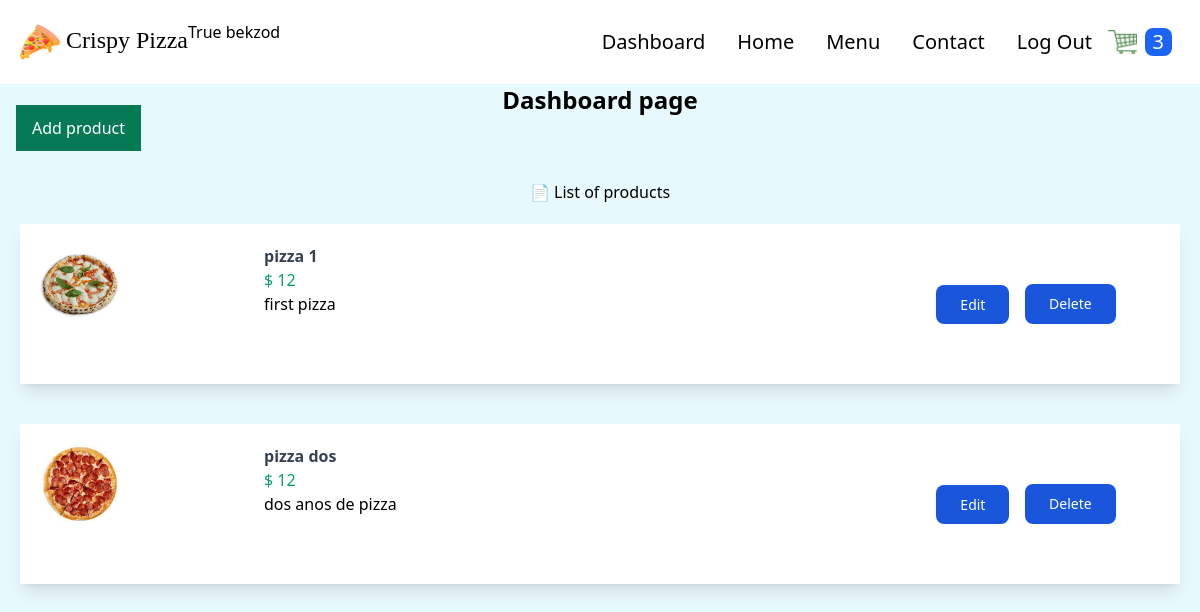
Before: /dashboard/ (signed in) with the older database file.
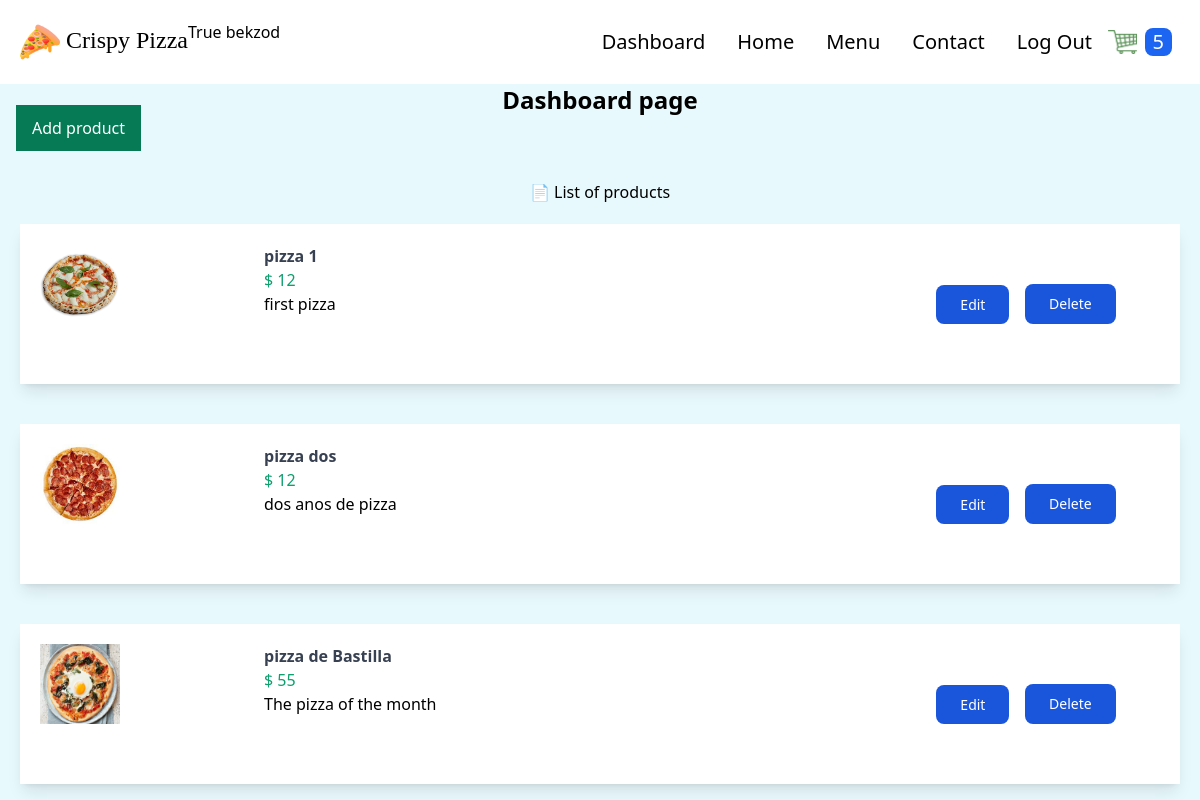
After: the same page with the newer database file.
### store/models.py (models this page shows, shortened)
class Product(models.Model):
    PRODUCT_TYPES = (
        ("Pizza", "pizza"),
        ("Nonpizza", "nonpizza")
    )
    id = models.UUIDField(primary_key=True, default=uuid.uuid4, editable=False)
    name = models.CharField(max_length=100)
    price = models.IntegerField()
    desc = models.TextField(max_length=500)
    image = models.ImageField(blank=True, upload_to='images')
    created_at = models.DateField(auto_now_add=True)
    updated_at = models.DateField(auto_now=True)
    product_type = models.CharField(max_length=10, choices=PRODUCT_TYPES)

### store/views.py (the view)
# urls.py: path('dashboard/', views.dashboard, name='dashboard'),
@user_passes_test(lambda user: user.is_superuser, login_url="store:products")
def dashboard(request):
    products = Product.objects.all()
    context = {'products': products}
    return render(request, 'store/dashboard.html', context)

### order/models.py (called while the page is built)
    @property
    def get_cart_items(self):
        order_items = self.orderitem_set.all()
        total = sum([item.quantity for item in order_items])
        return total

### store/context_processors.py (called while the page is built)
def get_cart_quantity(request):
    try:
        customer_order = Order.objects.filter(
            customer=request.user, complete=False)[0]
        number_of_items = customer_order.get_cart_items
    except:
        number_of_items = 0
    finally:
        return {
            'cart_quantity': number_of_items
        }

### store/templates/store/dashboard.html (shortened to what this page needs)
{% extends 'store/base.html' %} {% block content %}
<h1 class="text-2xl font-bold text-center">Dashboard page</h1>
<div class="flex flex-col">
  <div>
    <a
      class="ml-4 px-4 bg-green-600 text-white p-3"
      href="{% url 'store:add_product' %}"
      >Add product</a
    >
  </div>
  <div class="mt-10">
    <p class="text-center">📄 List of products</p>
  </div>
  {% for product in products %}
  <div class="itemcontainer bg-white flex shadow-lg m-5 p-5">
    <span class="w-1/5">
      <img class="w-20 h-20" src="{{product.image.url}}" alt="" />
    </span>
    <span class="w-2/5">
      <div class="font-bold text-gray-700">{{product.name}}</div>
      <div class="text-green-500">$ {{product.price}}</div>
      <div>{{product.desc}}</div>
    </span>
    <div class="flex ml-auto items-center">
      <span class="w-1/5 my-10 mx-5">
        <a
          class="text-white bg-blue-700 hover:bg-blue-800 focus:ring-4 focus:outline-none focus:ring-blue-300 font-medium rounded-lg text-sm px-6 py-2.5 text-center dark:bg-blue-600 dark:hover:bg-blue-700 dark:focus:ring-blue-800"
          href="{% url 'store:update_product' product.id %}"
          >Edit
        </a>
      </span>
      <span class="w-1/5 my-10 mx-5">
        <form
          action="{% url 'store:delete_product' product.pk %}"
          method="post"
          style="display: inline"
        >
          <button
            class="text-white bg-blue-700 hover:bg-blue-800 focus:ring-4 focus:outline-none focus:ring-blue-300 font-medium rounded-lg text-sm px-6 py-2.5 text-center dark:bg-blue-600 dark:hover:bg-blue-700 dark:focus:ring-blue-800"
            type="submit"
            onclick="return confirm('Are you sure you want to delete {{product.name}}?');"
          >
            Delete
          </button>
        </form>
      </span>
    </div>
  </div>
  {% endfor %}
</div>
{% endblock %}

### store/templates/store/base.html (shortened to what this page needs)
{% load static %}
<!DOCTYPE html>
<html lang="en">
  <head>
    <link rel="stylesheet" href="{% static 'store/src/styles.css' %}" />
  </head>
  <body class="m-0 p-0 bg-dimly-blue">
    <nav class="p-5 bg-white flex">
      <div class="flex justify-between items-center">
        <a href="{% url 'store:products' %}">
          <span class="text-2xl font-[Poppins] cursor-pointer">
            <img
              class="h-10 inline"
              src="{% static 'store/images/pizza.png' %}"
            />
            Crispy Pizza
          </span>
        </a>
      </div>
      <h2>{{user.is_superuser}} {{user.username}}</h2>
      <ul class="flex ml-auto items-center">
        {% if user.is_superuser %}
        <li class="text-xl mx-4 hover:text-cyan-500 duration-500">
          <a href="{% url 'store:dashboard' %}">Dashboard</a>
        </li>
        {% endif %}
        <li class="text-xl mx-4 hover:text-cyan-500 duration-500">
          <a href="{% url 'store:products' %}">Home</a>
        </li>
        <li class="text-xl mx-4 hover:text-cyan-500 duration-500">
          <a href="">Menu</a>
        </li>
        <li class="text-xl mx-4 hover:text-cyan-500 duration-500">
          <a href="">Contact</a>
        </li>
        {% if user.is_authenticated %}
        <li class="text-xl mx-4 hover:text-cyan-500 duration-500">
          <a href="{% url 'users:logout' %}">Log Out</a>
        </li>
        {% else %}
        <li class="text-xl mx-4 hover:text-cyan-500 duration-500">
          <a href="{% url 'users:login' %}">Log In</a>
        </li>
        {% endif %}
        <li>
          <a href="{% url 'order:cart' %}">
            <img
              class="h-6"
              src="{% static 'store/images/cart.png' %}"
              alt="cart"
            />
          </a>
        </li>
        <li class="p-2">
          <div class="bg-blue-600 rounded-lg px-2">
            <p class="text-xl text-white">{{cart_quantity}}</p>
          </div>
        </li>
      </ul>
    </nav>
    {% block content %} {% endblock %}
  </body>
</html>

Changed rows visible on the page:
added Product: image (picture), name "pizza de Bastilla", price "55", desc "The pizza of the month"
Other visible differences:
{{ cart_quantity }}: "3" → "5"
